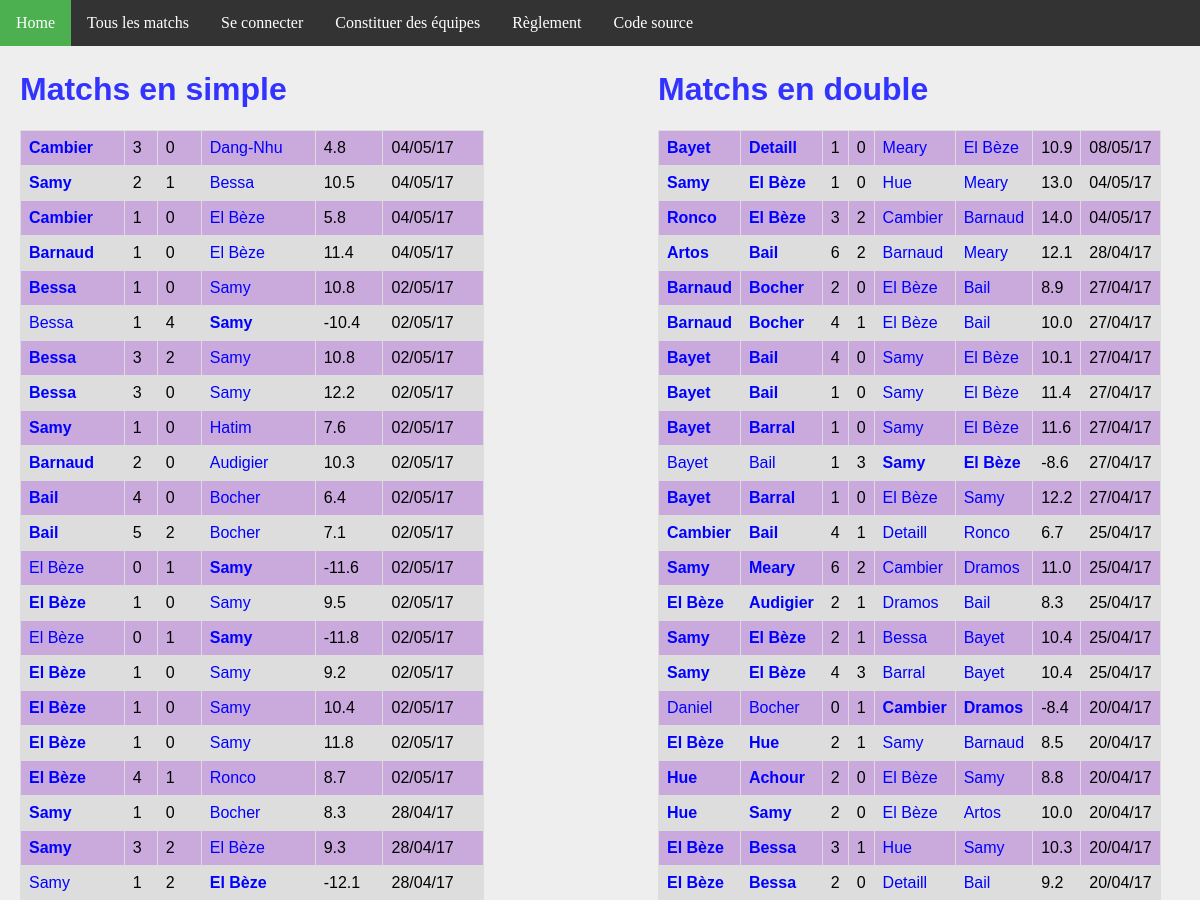
The app's page /matchs/ (upper part), older data.
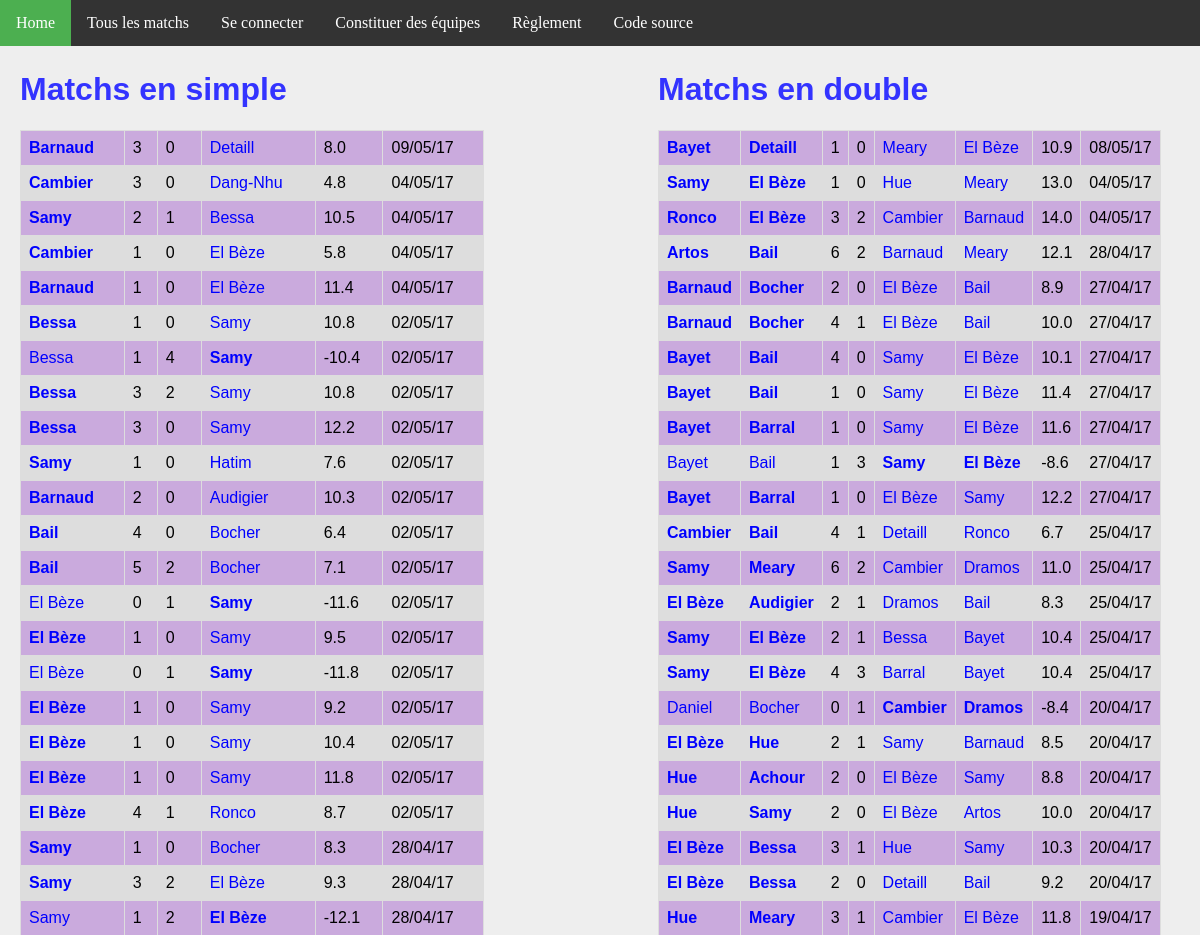
The same page, newer data.
### ranking/models.py (models this page shows, shortened)
class MatchSimple(models.Model):
    domicile = models.ForeignKey('Joueur', related_name = 'dom')
    exterieur = models.ForeignKey('Joueur', related_name = 'exte')
    date = models.DateTimeField(auto_now_add=True)
    buts_domicile = models.IntegerField(default=0)
    buts_exterieur = models.IntegerField(default=0)
    points = models.FloatField(default=0)
    @property
    def winner(self):
        if self.buts_domicile > self.buts_exterieur:
            return 1.
        elif self.buts_domicile < self.buts_exterieur:
            return 0.
        else:
            return 0.5

class Joueur(models.Model):
    user = models.OneToOneField(User, on_delete=models.CASCADE)
    pseudo = models.CharField(max_length = 50, default="Pax lambda")
    simple_score = models.FloatField(default=100)
    simple_rang = models.IntegerField(default=0)
    simple_victoires = models.IntegerField(default=0)
    simple_nuls = models.IntegerField(default=0)
    simple_defaites = models.IntegerField(default=0)
    simple_buts_pour = models.IntegerField(default=0)
    simple_buts_contre = models.IntegerField(default=0)
    double_score = models.FloatField(default=100)
    double_rang = models.IntegerField(default=0)
    double_victoires = models.IntegerField(default=0)
    double_nuls = models.IntegerField(default=0)
    double_defaites = models.IntegerField(default=0)
    double_buts_pour = models.IntegerField(default=0)
    double_buts_contre = models.IntegerField(default=0)

class MatchDouble(models.Model):
    domicile_1 = models.ForeignKey('Joueur', related_name = 'dom1')
    domicile_2 = models.ForeignKey('Joueur', related_name = 'dom2')
    exterieur_1 = models.ForeignKey('Joueur', related_name = 'exte1')
    exterieur_2 = models.ForeignKey('Joueur', related_name = 'exte2')
    date = models.DateTimeField(auto_now_add=True)
    buts_domicile = models.IntegerField(default=0)
    buts_exterieur = models.IntegerField(default=0)
    points = models.FloatField(default=0)
    @property
    def winner(self):
        if self.buts_domicile > self.buts_exterieur:
            return 1.
        elif self.buts_domicile < self.buts_exterieur:
            return 0.
        else:
            return 0.5

### ranking/views.py (the view)
# urls.py: url(r'^matchs/$', views.all_matchs, name='matchs'),
def all_matchs(request):
    context = {
        'simple_matchs': MatchSimple.objects.order_by('-date').all(),
        'double_matchs': MatchDouble.objects.order_by('-date').all(),
    }
    return render(request, 'all_matchs.html', context)

### ranking/templatetags/app_filter.py (called while the page is built)
@register.filter(name='decimal')
def decimal(x):
    return '{0:.1f}'.format(x)

### ranking/templates/all_matchs.html
{% extends 'base.html' %}
{% block body %}
{% load app_filter %}
<div id="column1" style="float:left; margin:0; width:40%;">
    <h1>Matchs en simple</h1>
    <table>
        {% for m in simple_matchs %}
        <tr>
            <td {% if m.winner == 1 %} style='font-weight:bold'{% endif %} >
                <a href="{% url 'joueur' m.domicile.id %}">{{m.domicile.pseudo}}</a>
            </td>
            <td>{{m.buts_domicile}}</td>
            <td>{{m.buts_exterieur}}</td>
            <td {% if m.winner == 0 %} style='font-weight:bold'{% endif %} >
                <a href="{% url 'joueur' m.exterieur.id %}">{{m.exterieur.pseudo}}</a>
            </td>
            <td>{{m.points|decimal}}</td>
            <td>{{m.date | date:'d/m/y'}}</td>
        </tr>
        {% endfor %}
    </table>
</div>
<div id="column2" style="float:left; margin-left:15%;width:40%;">
<h1>Matchs en double</h1>
<table>
    {% for m in double_matchs %}
    <tr>
        <td {% if m.winner == 1 %} style='font-weight:bold'{% endif %} >
            <a class="joueur" href="{% url 'joueur' m.domicile_1.id %}">{{m.domicile_1.pseudo}}</a>
        </td>
        <td {% if m.winner == 1 %} style='font-weight:bold'{% endif %} >
            <a class="joueur" href="{% url 'joueur' m.domicile_2.id %}">{{m.domicile_2.pseudo}}</a>
        </td>
        <td>{{m.buts_domicile}}</td>
        <td>{{m.buts_exterieur}}</td>
        <td {% if m.winner == 0 %} style='font-weight:bold'{% endif %} >
            <a class='joueur' href="{% url 'joueur' m.exterieur_1.id %}">{{m.exterieur_1.pseudo}}</a>
        </td>
        <td {% if m.winner == 0 %} style='font-weight:bold'{% endif %} >
            <a class='joueur' href="{% url 'joueur' m.exterieur_2.id %}">{{m.exterieur_2.pseudo}}</a>
        </td>
        <td>{{m.points|decimal}}</td>
        <td>{{m.date | date:'d/m/y'}}</td>
    </tr>
    {% endfor %}
</table>
</div>
{% endblock %}

Row changes from the older to the newer data that the page shows:
added MatchSimple: domicile.pseudo "Barnaud", buts_domicile "3", buts_exterieur "0", exterieur.pseudo "Detaill", points|decimal "8.0", date "09/05/17"
now on this page (row unchanged): MatchDouble: domicile_1.pseudo "Hue", domicile_2.pseudo "Meary", buts_domicile "3", buts_exterieur "1", exterieur_1.pseudo "Cambier", exterieur_2.pseudo "El Bèze", points|decimal "11.8", date "19/04/17"
